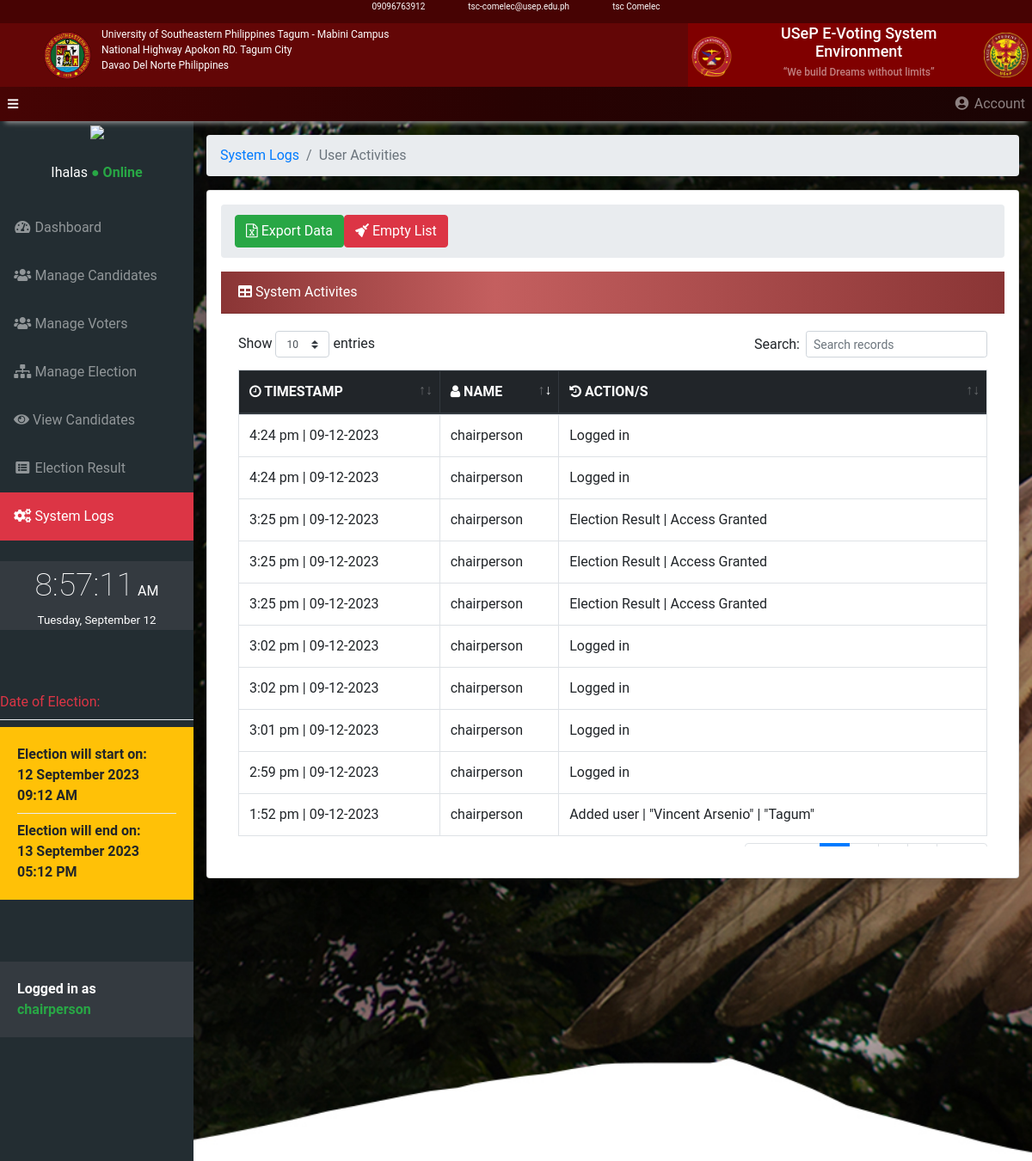
The page /admin/system_logs.php (signed in) on the database its author committed.
### tables this page shows
CREATE TABLE IF NOT EXISTS `tbelectiondate` (
  `id` int UNSIGNED NOT NULL AUTO_INCREMENT,
  `start_date` varchar(50) NOT NULL,
  `end_date` varchar(50) NOT NULL,
  `start_time` varchar(50) NOT NULL,
  `end_time` varchar(50) NOT NULL,
  PRIMARY KEY (`id`)
);

CREATE TABLE IF NOT EXISTS `tb_admin_action_logs` (
  `admin_log_id` int UNSIGNED NOT NULL AUTO_INCREMENT,
  `admin_id` int NOT NULL,
  `action` varchar(150) NOT NULL,
  `log_action_date` datetime NOT NULL,
  PRIMARY KEY (`admin_log_id`),
  KEY `admin_log_FK` (`admin_id`)
);

### src/admin/system_logs.php (the view, shortened to what this page needs)
<?php
$conn = new mysqli(DB_HOST,DB_USER,DB_PASS,DB_NAME);
$query  = "SELECT * FROM tbelectiondate";
$dates = array();
$result = mysqli_query($conn,$query);
while ($row = mysqli_fetch_assoc($result)) {
    $dates[] = $row;
}
?>
<?php
$temp = $_SESSION['username'];
$conn = new mysqli(DB_HOST,DB_USER,DB_PASS,DB_NAME);
$query  = "SELECT *,tbadmin.username FROM tb_admin_action_logs
LEFT JOIN tbadmin ON tb_admin_action_logs.admin_id
WHERE tbadmin.admin_id = tb_admin_action_logs.admin_id
AND  tbadmin.username = '$temp'
ORDER BY log_action_date DESC";
$result = mysqli_query($conn,$query);
while ($row = mysqli_fetch_assoc($result)) {
    $logs[] = $row;
}
?>
<!DOCTYPE html>
<html lang="en">
<head>
    <link href="../vendor/bootstrap/css/bootstrap.min.css" rel="stylesheet">
    <link href="../vendor/fontawesome-free/css/all.min.css" rel="stylesheet" type="text/css">
    <link href="../vendor/datatables/dataTables.bootstrap4.css" rel="stylesheet">
    <link href="../css/sb-admin.css" rel="stylesheet">
    <link href="https://cdnjs.cloudflare.com/ajax/libs/font-awesome/4.3.0/css/font-awesome.css" rel="stylesheet"  type='text/css'>
    <link rel="stylesheet" href="../css/toastr.css">
    <link rel="stylesheet" href="../css/time.css">
    <link rel="stylesheet" href="../headerStyle.css">
</head>
<body id="page-top">
<div class="header container-fluid d-flex justify-content-center">
    <div class="d-flex text-white">
        <p>09096763912</p>
        <p class="center-Text">tsc-comelec@usep.edu.ph</p>
        <p>tsc Comelec</p>
    </div>
</div>
<div class="main-header container-fluid">
    <div class="row header-main">
        <div class="col-md-8 px-5  text-white d-flex align-content-center align-items-center ">
            <img class="img_logo img-fluid d-none d-md-block" id="logo" src="../img/usep_logo.png" alt="">
            <p class="pt-1 d-none d-md-block">University of Southeastern Philippines Tagum - Mabini Campus <br> National Highway Apokon RD. Tagum City <br>Davao Del Norte Philippines</p>
        </div>
        <div class="col-md-4 p-0 text-white d-flex justify-content-center align-items-center text-center" style="background-color: maroon;">
            <img id="logo" class="img_logo p-1 img-fluid" src="../img/comelec_logo.png" alt="">
            <p class="h1" style="font-size: 18px;margin-right: 10px;">USeP E-Voting System Environment  <br><q class="h6 text-white-50" style="font-size: 12px;">We build Dreams without limits</q></p>
            <img class="img_logo p-1" src="../img/tsc_logo.png" alt="">
        </div>
    </div>
</div>
<nav class="navbar navbar-expand navbar-dark static-top p-0" style="background: rgb(138,53,53);
  background: linear-gradient(90deg, rgb(70,4,4) 0%, rgb(40,2,2) 50%, rgb(26,4,4) 100%);
  -webkit-box-shadow: 0 8px 6px -6px #999;
  -moz-box-shadow: 0 8px 6px -6px #999;
  box-shadow: 0 8px 6px -6px #999;">
    <button class="btn btn-link btn-sm text-white order-1 order-sm-0" id="sidebarToggle" href="#">
        <i class="fas fa-bars"></i>
    </button>
    <ul class="navbar-nav ml-auto ml-md-12">
        <li class="nav-item dropdown no-arrow">
            <a class="nav-link dropdown-toggle" href="#" id="userDropdown" role="button" data-toggle="dropdown" aria-haspopup="true" aria-expanded="false">
                <i class="fas fa-user-circle fa-fw"></i> Account
            </a>
        </li>
    </ul>
</nav>
<div id="wrapper" style=" background:url('../img/usep_bkg.jpg'); background-repeat: no-repeat; background-size: cover"  >
    <ul class="sidebar navbar-nav">
        <li class="text-center">
            <?php echo '<img width="50%" src="../img/campus_admin_logo/'.$_SESSION['campus'].'.png'.'"/>' ?><br><br>
            <span class="text-white "><?php if(isset($_SESSION['loggedName'])) echo ($_SESSION['loggedName']) ?></span> <span class="text-success font-weight-bold">● Online</span>
        </li><br>
        <li class="nav-item">
            <a class="nav-link" href="../admin/home.php">
                <i class="fas fa-fw fa-tachometer-alt"></i>
                <span>Dashboard</span>
            </a>
        </li>
        <li class="nav-item">
            <a class="nav-link" href="../admin/manage_candidate.php">
                <i class="fas fa-fw fa-users"></i>
                <span>Manage Candidates</span></a>
        </li>
        <li class="nav-item">
            <a class="nav-link" href="../admin/manage_voter.php">
                <i class="fas fa-fw fa-users"></i>
                <span>Manage Voters</span></a>
        </li>
        <li class="nav-item">
            <a class="nav-link" href="../admin/manage_election.php">
                <i class="fas fa-fw fa-sitemap"></i>
                <span>Manage Election</span></a>
        </li>
        <li class="nav-item">
            <a class="nav-link" href="../admin/view_nominees.php">
                <i class="fas fa-eye"></i>
                <span>View Candidates</span></a>
        </li>
        <li class="nav-item">
            <a class="nav-link" href="../admin/election_result.php">
                <i class="fas fa-fw fa-list-alt"></i>
                <span>Election Result</span></a>
        </li>
        <li class="nav-item active bg-danger">
            <a class="nav-link" href="../admin/system_logs.php">
                <i class="fas fa-fw fa-cogs"></i>
                <span>System Logs</span></a>
        </li>
        <br>
        <div class="nav-item">
            <div class="time bg-dark">
                <span class="hms"></span>
                <span class="ampm"></span>
                <br>
                <span class="date"></span>
            </div>
        </div>
        <br><br><br>
        <li class="nav-item">
            <?php foreach($dates as $date) :  ?>
                <span class="text-danger font-weigh-bold">Date of Election: </span>
                <div class="dropdown-divider"></div>
                <div class="card-body bg-warning font-weight-bold">
                    <span>Election will start on: <br> <?= $date['start_date']." ".$date['start_time'] ?> </span>
                    <div class="dropdown-divider"></div>
                    <span>Election will end on: <br> <?= $date['end_date']." ".$date['end_time']  ?></span>
                </div>
            <?php endforeach ?>
        </li>
        <br><br><br>
        <li>
            <footer>
                <div class="card-body bg-dark text-white font-weight-bold">Logged in as <br><span class="text-success"><?php if(isset($_SESSION['username'])) echo strtolower($_SESSION['username']) ?></span></div>
            </footer>
        </li>
    </ul>
    <div id="content-wrapper">
        <div class="container-fluid">
            <ol class="breadcrumb">
                <li class="breadcrumb-item">
                    <a href="#">System Logs</a>
                </li>
                <li class="breadcrumb-item active">User Activities</li>
            </ol>
            <div class="card shadow p-3 bg-white rounded">
                <div class="breadcrumb"><form method="post"><button class="btn btn-success float-left" name="export"><i class="fa fa-file-excel-o" aria-hidden="true"></i>
                            Export Data</button> </form>
                    <button class="btn btn-danger float-left" data-toggle="modal" data-target="#clearModal"><i class="fas fa-broom aria-hidden="true"></i>
                        Empty List</button>
                </div>
                <div id="priv" class="card-header text-white"><i class="fas fa-table"></i> System Activites</div>
                <div class="card-body">
                    <div style="height: 600px; width: 100%;overflow-y: auto;">
                        <table id="logs" class="table table-bordered">
                            <thead class="thead-dark">
                            <tr>
                                <th><i class="fa fa-clock-o" aria-hidden="true"></i> TIMESTAMP</th>
                                <th><i class="fa fa-user" aria-hidden="true"></i> NAME</th>
                                <th><i class="fa fa-history" aria-hidden="true"></i> ACTION/S</th>
                            </tr>
                            </thead>
                            <tbody>
                            <?php foreach($logs as $log) :  ?>
                                <tr>
                                    <td>
                                        <?= date('g:i a | m-d-Y', strtotime($log['log_action_date'])); ?>
                                    </td>
                                    <td><?= $log['username'] ?></td>
                                    <td><?= $log['action']; ?></td>
                                </tr>
                            <?php endforeach; ?>
                            </tbody>
                        </table>
                    </div>
                </div>
            </div>
        </div>
    </div>
    <link href="https://unpkg.com/gijgo@1.9.13/css/gijgo.min.css" rel="stylesheet" type="text/css" />
</body>
</html>

### src/css/sb-admin.css (style rules this page uses)
html { position: relative; min-height: 100%; }
body { height: 100%; font-family: 'Roboto', sans-serif; }
#wrapper { display: -webkit-box; display: -ms-flexbox; display: flex; }
#wrapper #content-wrapper { overflow-x: hidden; width: 100%; padding-top: 1rem; padding-bottom: 80px; }
.navbar-nav .nav-item.active .nav-link { color: #fff; }
.navbar-nav .nav-item.dropdown .dropdown-toggle::after { width: 1rem; text-align: center; float: right; vertical-align: 0; border: 0; font-weight: 900; content: '\f105'; font-family: 'Font Awesome 5 Free', serif; }
.navbar-nav .nav-item.dropdown.no-arrow .dropdown-toggle::after { display: none; }
.navbar { background: rgb(138,53,53); background: linear-gradient(90deg, rgba(138,53,53,1) 0%, rgba(138,53,53,1) 35%, rgba(209,104,104,1) 100%); -webkit-box-shadow: 0 8px 6px -6px #999; -moz-box-shadow: 0 8px 6px -6px #999; box-shadow: 0 8px 6px -6px #999; padding: 10px; }
.sidebar { width: 90px !important; background: #232D32; min-height: calc(100vh - 56px); }
.sidebar .nav-item .nav-link { text-align: center; padding: 0.75rem 1rem; width: 90px; }
.sidebar .nav-item .nav-link span { font-size: 0.65rem; display: block; }
.sidebar .nav-item .nav-link { color: rgba(255, 255, 255, 0.5); }
@media (min-width: 768px) { .sidebar { width: 225px !important; } }
@media (min-width: 768px) { .sidebar .nav-item .nav-link { display: block; width: 100%; text-align: left; padding: 1rem; width: 225px; } }
@media (min-width: 768px) { .sidebar .nav-item .nav-link span { font-size: 1rem; display: inline; } }
:root { --input-padding-x: 0.75rem; --input-padding-y: 0.75rem; }

### src/css/time.css (style rules this page uses)
.time { color: #fff; text-align: center; }
.hms { font-size: 28pt; font-weight: 200; }
.ampm { font-size: 12pt; }
.date { font-size: 10pt; }

### src/headerStyle.css (style rules this page uses)
* { margin: 0; padding: 0; }
body { position: relative; }
.header { width: 100%; height: 2vh; background-color: rgb(71, 3, 3); position: relative; }
.header .center-Text { font-size: 10px; margin-right: 50px; margin-left: 50px; }
.header p { font-size: 10px; }
.main-header { width: 100%; position: relative; -webkit-box-shadow: 0 8px 6px -6px #999; -moz-box-shadow: 0 8px 6px -6px #999; box-shadow: 0 8px 6px -6px #999; }
.img_logo { width: 60px; height:60px; }
.main-header p { font-size: 12px; margin-left: 10px; }
.header-main { background-color: rgb(99, 6, 6); position: relative; }

### src/admin/system_logs.php (style rules this page uses)
#priv { background: rgb(138,53,53); background: linear-gradient(90deg, rgba(138,53,53,1) 0%, rgba(196,95,95,1) 35%, rgba(138,53,53,1) 100%); }

### rows shown on the page
tbelectiondate: start_date "12 September 2023", start_time "09:12 AM", end_date "13 September 2023", end_time "05:12 PM"
tb_admin_action_logs: log_action_date "4:24 pm | 09-12-2023", admin.username "chairperson", action "Logged in"
tb_admin_action_logs: log_action_date "4:24 pm | 09-12-2023", admin.username "chairperson", action "Logged in"
tb_admin_action_logs: log_action_date "3:25 pm | 09-12-2023", admin.username "chairperson", action "Election Result | Access Granted"
tb_admin_action_logs: log_action_date "3:25 pm | 09-12-2023", admin.username "chairperson", action "Election Result | Access Granted"
tb_admin_action_logs: log_action_date "3:25 pm | 09-12-2023", admin.username "chairperson", action "Election Result | Access Granted"
tb_admin_action_logs: log_action_date "3:02 pm | 09-12-2023", admin.username "chairperson", action "Logged in"
tb_admin_action_logs: log_action_date "3:02 pm | 09-12-2023", admin.username "chairperson", action "Logged in"
tb_admin_action_logs: log_action_date "3:01 pm | 09-12-2023", admin.username "chairperson", action "Logged in"
tb_admin_action_logs: log_action_date "2:59 pm | 09-12-2023", admin.username "chairperson", action "Logged in"
tb_admin_action_logs: log_action_date "1:52 pm | 09-12-2023", admin.username "chairperson", action "Added user | \"Vincent Arsenio\" | \"Tagum\""

### other values the page prints
$_SESSION['loggedName'] "Ihalas"
$_SESSION['username'] "chairperson"
